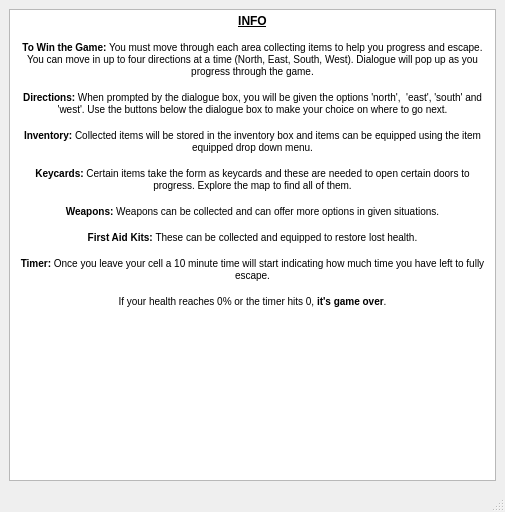
<?xml version="1.0" encoding="UTF-8"?>
<ui version="4.0">
 <class>infoandhelp</class>
 <widget class="QMainWindow" name="infoandhelp">
  <property name="geometry">
   <rect>
    <x>0</x>
    <y>0</y>
    <width>505</width>
    <height>512</height>
   </rect>
  </property>
  <property name="windowTitle">
   <string>Info/Help</string>
  </property>
  <widget class="QWidget" name="centralwidget">
   <layout class="QGridLayout" name="gridLayout">
    <item row="0" column="0">
     <widget class="QTextBrowser" name="textBrowser">
      <property name="html">
       <string>&lt;!DOCTYPE HTML PUBLIC &quot;-//W3C//DTD HTML 4.0//EN&quot; &quot;http://www.w3.org/TR/REC-html40/strict.dtd&quot;&gt;
&lt;html&gt;&lt;head&gt;&lt;meta name=&quot;qrichtext&quot; content=&quot;1&quot; /&gt;&lt;style type=&quot;text/css&quot;&gt;
p, li { white-space: pre-wrap; }
&lt;/style&gt;&lt;/head&gt;&lt;body style=&quot; font-family:'MS Shell Dlg 2'; font-size:7.8pt; font-weight:400; font-style:normal;&quot;&gt;
&lt;p align=&quot;center&quot; style=&quot; margin-top:0px; margin-bottom:0px; margin-left:0px; margin-right:0px; -qt-block-indent:0; text-indent:0px;&quot;&gt;&lt;span style=&quot; font-size:9pt; font-weight:600; text-decoration: underline;&quot;&gt;INFO&lt;/span&gt;&lt;/p&gt;
&lt;p align=&quot;center&quot; style=&quot;-qt-paragraph-type:empty; margin-top:0px; margin-bottom:0px; margin-left:0px; margin-right:0px; -qt-block-indent:0; text-indent:0px; font-weight:600; text-decoration: underline;&quot;&gt;&lt;br /&gt;&lt;/p&gt;
&lt;p align=&quot;center&quot; style=&quot; margin-top:0px; margin-bottom:0px; margin-left:0px; margin-right:0px; -qt-block-indent:0; text-indent:0px;&quot;&gt;&lt;span style=&quot; font-weight:600;&quot;&gt;To Win the Game:&lt;/span&gt; You must move through each area collecting items to help you progress and escape. You can move in up to four directions at a time (North, East, South, West). Dialogue will pop up as you progress through the game.&lt;/p&gt;
&lt;p align=&quot;center&quot; style=&quot;-qt-paragraph-type:empty; margin-top:0px; margin-bottom:0px; margin-left:0px; margin-right:0px; -qt-block-indent:0; text-indent:0px;&quot;&gt;&lt;br /&gt;&lt;/p&gt;
&lt;p align=&quot;center&quot; style=&quot; margin-top:0px; margin-bottom:0px; margin-left:0px; margin-right:0px; -qt-block-indent:0; text-indent:0px;&quot;&gt;&lt;span style=&quot; font-weight:600;&quot;&gt;Directions: &lt;/span&gt;When prompted by the dialogue box, you will be given the options 'north',  'east', 'south' and 'west'. Use the buttons below the dialogue box to make your choice on where to go next.&lt;/p&gt;
&lt;p align=&quot;center&quot; style=&quot;-qt-paragraph-type:empty; margin-top:0px; margin-bottom:0px; margin-left:0px; margin-right:0px; -qt-block-indent:0; text-indent:0px;&quot;&gt;&lt;br /&gt;&lt;/p&gt;
&lt;p align=&quot;center&quot; style=&quot; margin-top:0px; margin-bottom:0px; margin-left:0px; margin-right:0px; -qt-block-indent:0; text-indent:0px;&quot;&gt;&lt;span style=&quot; font-weight:600;&quot;&gt;Inventory: &lt;/span&gt;Collected items will be stored in the inventory box and items can be equipped using the item equipped drop down menu.&lt;/p&gt;
&lt;p align=&quot;center&quot; style=&quot;-qt-paragraph-type:empty; margin-top:0px; margin-bottom:0px; margin-left:0px; margin-right:0px; -qt-block-indent:0; text-indent:0px;&quot;&gt;&lt;br /&gt;&lt;/p&gt;
&lt;p align=&quot;center&quot; style=&quot; margin-top:0px; margin-bottom:0px; margin-left:0px; margin-right:0px; -qt-block-indent:0; text-indent:0px;&quot;&gt;&lt;span style=&quot; font-weight:600;&quot;&gt;Keycards: &lt;/span&gt;Certain items take the form as keycards and these are needed to open certain doors to progress. Explore the map to find all of them.&lt;/p&gt;
&lt;p align=&quot;center&quot; style=&quot;-qt-paragraph-type:empty; margin-top:0px; margin-bottom:0px; margin-left:0px; margin-right:0px; -qt-block-indent:0; text-indent:0px;&quot;&gt;&lt;br /&gt;&lt;/p&gt;
&lt;p align=&quot;center&quot; style=&quot; margin-top:0px; margin-bottom:0px; margin-left:0px; margin-right:0px; -qt-block-indent:0; text-indent:0px;&quot;&gt;&lt;span style=&quot; font-weight:600;&quot;&gt;Weapons: &lt;/span&gt;Weapons can be collected and can offer more options in given situations.&lt;/p&gt;
&lt;p align=&quot;center&quot; style=&quot;-qt-paragraph-type:empty; margin-top:0px; margin-bottom:0px; margin-left:0px; margin-right:0px; -qt-block-indent:0; text-indent:0px;&quot;&gt;&lt;br /&gt;&lt;/p&gt;
&lt;p align=&quot;center&quot; style=&quot; margin-top:0px; margin-bottom:0px; margin-left:0px; margin-right:0px; -qt-block-indent:0; text-indent:0px;&quot;&gt;&lt;span style=&quot; font-weight:600;&quot;&gt;First Aid Kits: &lt;/span&gt;These can be collected and equipped to restore lost health.&lt;/p&gt;
&lt;p align=&quot;center&quot; style=&quot;-qt-paragraph-type:empty; margin-top:0px; margin-bottom:0px; margin-left:0px; margin-right:0px; -qt-block-indent:0; text-indent:0px;&quot;&gt;&lt;br /&gt;&lt;/p&gt;
&lt;p align=&quot;center&quot; style=&quot; margin-top:0px; margin-bottom:0px; margin-left:0px; margin-right:0px; -qt-block-indent:0; text-indent:0px;&quot;&gt;&lt;span style=&quot; font-weight:600;&quot;&gt;Timer: &lt;/span&gt;Once you leave your cell a 10 minute time will start indicating how much time you have left to fully escape.&lt;/p&gt;
&lt;p align=&quot;center&quot; style=&quot;-qt-paragraph-type:empty; margin-top:0px; margin-bottom:0px; margin-left:0px; margin-right:0px; -qt-block-indent:0; text-indent:0px;&quot;&gt;&lt;br /&gt;&lt;/p&gt;
&lt;p align=&quot;center&quot; style=&quot; margin-top:0px; margin-bottom:0px; margin-left:0px; margin-right:0px; -qt-block-indent:0; text-indent:0px;&quot;&gt;If your health reaches 0% or the timer hits 0, &lt;span style=&quot; font-weight:600;&quot;&gt;it's game over&lt;/span&gt;.&lt;/p&gt;&lt;/body&gt;&lt;/html&gt;</string>
      </property>
     </widget>
    </item>
   </layout>
  </widget>
  <widget class="QMenuBar" name="menubar">
   <property name="geometry">
    <rect>
     <x>0</x>
     <y>0</y>
     <width>505</width>
     <height>26</height>
    </rect>
   </property>
  </widget>
  <widget class="QStatusBar" name="statusbar"/>
 </widget>
 <resources/>
 <connections/>
</ui>
